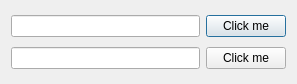
<?xml version="1.0" encoding="UTF-8"?>
<ui version="4.0">
 <class>Dialog</class>
 <widget class="QDialog" name="Dialog">
  <property name="geometry">
   <rect>
    <x>0</x>
    <y>0</y>
    <width>297</width>
    <height>84</height>
   </rect>
  </property>
  <property name="windowTitle">
   <string>Dialog</string>
  </property>
  <layout class="QGridLayout" name="gridLayout">
   <item row="0" column="0">
    <widget class="QLineEdit" name="lineEdit"/>
   </item>
   <item row="0" column="1">
    <widget class="QPushButton" name="pushButton">
     <property name="text">
      <string>Click me</string>
     </property>
    </widget>
   </item>
   <item row="1" column="0">
    <widget class="QLineEdit" name="lineEdit_2">
     <property name="echoMode">
      <enum>QLineEdit::Password</enum>
     </property>
    </widget>
   </item>
   <item row="1" column="1">
    <widget class="QPushButton" name="pushButton_2">
     <property name="text">
      <string>Click me</string>
     </property>
    </widget>
   </item>
  </layout>
 </widget>
 <layoutdefault spacing="6" margin="11"/>
 <resources/>
 <connections/>
</ui>
